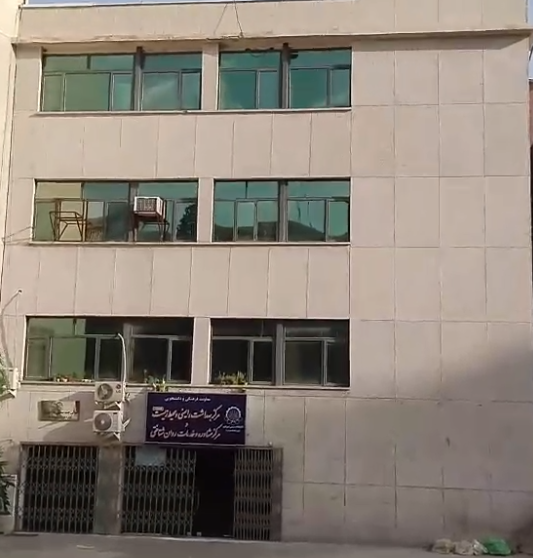
#> input picture dataset/association/raw/bld1_0.jpg, 533 x 558 px; its folder holds 4 pictures in this run
$ python create_dataset.py   (older library calls are emulated)
#> lines starting #> are read from the running program, lines starting #| are printed output that depends on the picture
### autoColorDetection.py
#!/usr/bin/env python

import numpy as np
import cv2 as cv2
import time
from matplotlib import pyplot as plt
from skimage import data, segmentation, color
from skimage.future import graph
from skimage.feature import greycomatrix, greycoprops
from skimage.exposure import rescale_intensity

class AutoColorDetector:

    def __init__(self):
        # [6 lines of commented-out code are left out]
        self.colors = np.int32( list(np.ndindex(2, 2, 2)) ) * 255


    # [93 lines left out: functions cut, segmentRAG, filterSegments, textureFeatures, shapeFeatures, colorFeatures, not called in this run]

    def detectBuildingColor(self, image, mask=None):

        assert image.dtype == np.uint8 and len(image.shape) == 3

        blur = cv2.bilateralFilter(image,21,75,75)

        area = 0
        thresh = 5
        labels = None

        labels = self.segmentRAG(blur, thresh, mask=mask)
        labels, segs, csegs, masks = self.filterSegments(image, labels, 255-mask, image.shape[0]*image.shape[1] / 600)

        tx_fts = self.textureFeatures(segs)
        # shp_fts = self.shapeFeatures(masks)
        clr_fts = self.colorFeatures(csegs, masks)

        fts = np.hstack((tx_fts, clr_fts))


        labels = self.cut(image, labels, 8)
        labels = self.cut(image, labels, 12)

        return labels, masks, fts

    # [16 lines left out: functions segmentIdx, getFts, not called in this run]

### dataset/association/create_dataset.py
#!/usr/bin/env python

import numpy as np
import skimage
import cv2 as cv2
from matplotlib import pyplot as plt
from skimage import data, segmentation, color
from skimage.future import graph
import os
import sys
import json
import pickle
sys.path.append("/home/hojat/Desktop/building_detection")
import autoColorDetection as acd


user_contour = [[]]

def resizeImg(img, hd, wd):

    w = 0
    h = 0

    if img.shape[0] > img.shape[1]:
        h = hd
        w = int(float(hd) * img.shape[1] / img.shape[0])
    else:
        w = wd
        h = int(float(wd) * img.shape[0] / img.shape[1])

    return cv2.resize(img, (w,h))

def mouse_click(event, x, y, flags, param):
    global user_contour

    if event == cv2.EVENT_LBUTTONDOWN:
        user_contour[0].append([x,y])

def defineWalls(img):
    global user_contour

    imgCopy = img.copy()
    imgCopy = resizeImg(imgCopy, 480, 640)

    cv2.namedWindow("define walls")
    cv2.setMouseCallback("define walls", mouse_click)

    mask = np.zeros((img.shape[0], img.shape[1]), dtype=np.uint8)*255

    key = ''
    while key != ord('q'):
        imgCopy1 = imgCopy.copy()
        imgCopy1 = resizeImg(imgCopy1, 480, 640)

        if key == ord('d'):
            cv2.drawContours(imgCopy, np.array(user_contour), -1, (0,0,0), thickness=-1)
            user_contour = [ [[int(cnt[0] * img.shape[1] / imgCopy.shape[1]),
                             int(cnt[1] * img.shape[0] / imgCopy.shape[0])] for cnt in user_contour[0]] ]
            cv2.drawContours(mask, np.array(user_contour), -1, 255, thickness=-1)

            user_contour = [[]]

        if len(user_contour[0]) > 0:
            cv2.drawContours(imgCopy1, np.array(user_contour), -1, (0,0,255), thickness=2)

        cv2.imshow("define walls", imgCopy1)

        key = cv2.waitKey(10)

    mask = cv2.bitwise_not(mask)
    mask[0,:] = 0
    mask[-1,:] = 0
    mask[:,0] = 0
    mask[:,-1] = 0
    # cv2.imshow("define walls", mask)
    # key = cv2.waitKey()

    cv2.destroyAllWindows()
    cv2.waitKey(1)

    return 255 - mask


manual_data_file = 'processed_manual.json'

if not os.path.isfile(manual_data_file):

    print('##### Annotating Data #####')

    images = {'blds':[]}

    bld_count = 1
    while True:
        sample_file_name = "raw/bld{:d}_0.jpg".format(bld_count)
        if os.path.isfile(sample_file_name):
            sample = cv2.imread(sample_file_name, cv2.COLOR_BGR2RGB)
#> sample is the input picture: shape (558, 533, 3); mean B, G, R 118.8, 129.1, 138.7
            sample = resizeImg(sample, 600, 800)

            mask = defineWalls(sample)
#> (key q is pressed here)
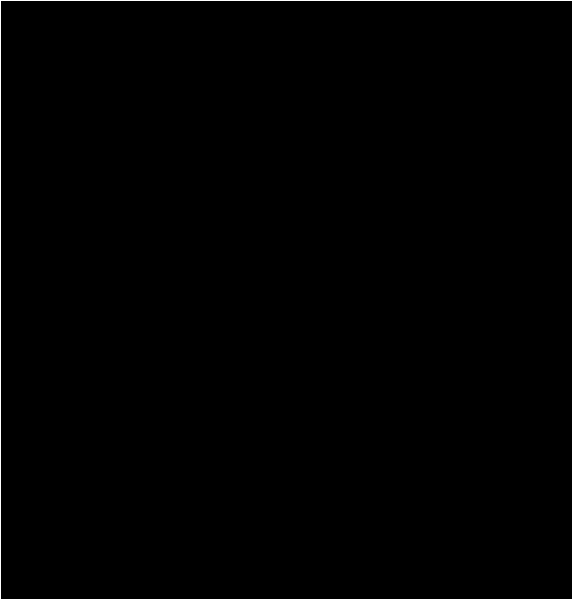
#> mask: shape (600, 573); 0.68% white in thin lines or dots

            bld = {'ref':sample.tolist(), 'ref_mask':mask.tolist(), 'observations':[]}
            images['blds'].append(bld)

            bld_count1 = 1
            while True:

                current_file_name = "raw/bld{:d}_{:d}.jpg".format(bld_count, bld_count1)
                if os.path.isfile(current_file_name):
                    current = cv2.imread(current_file_name, cv2.COLOR_BGR2RGB)
                    current = resizeImg(current, 600, 800)

                    mask = defineWalls(current)

                    obs = {'obs':current.tolist(), 'obs_mask':mask.tolist()}
                    bld['observations'].append(obs)

                else:
                    break

                bld_count1 = bld_count1 + 1
        else:
            break

        bld_count = bld_count + 1
#> pass 2 of the loop `while True:`:
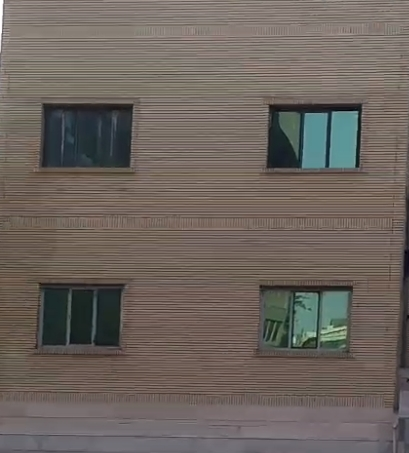
#> input picture dataset/association/raw/bld2_0.jpg, 409 x 453 px
#> sample is the input picture: shape (453, 409, 3); mean B, G, R 93.9, 99.9, 108.3
#> (key Esc is pressed here)
#> `mask = defineWalls(sample)`:
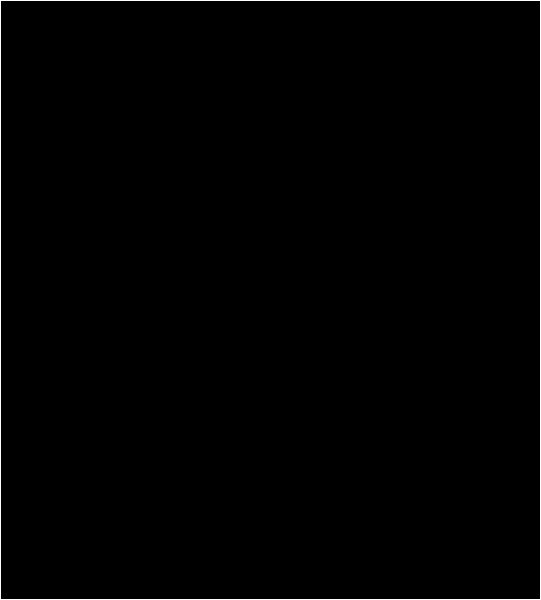
#> mask: shape (600, 541); 0.7% white in thin lines or dots
#> pass 3 of the loop `while True:`:
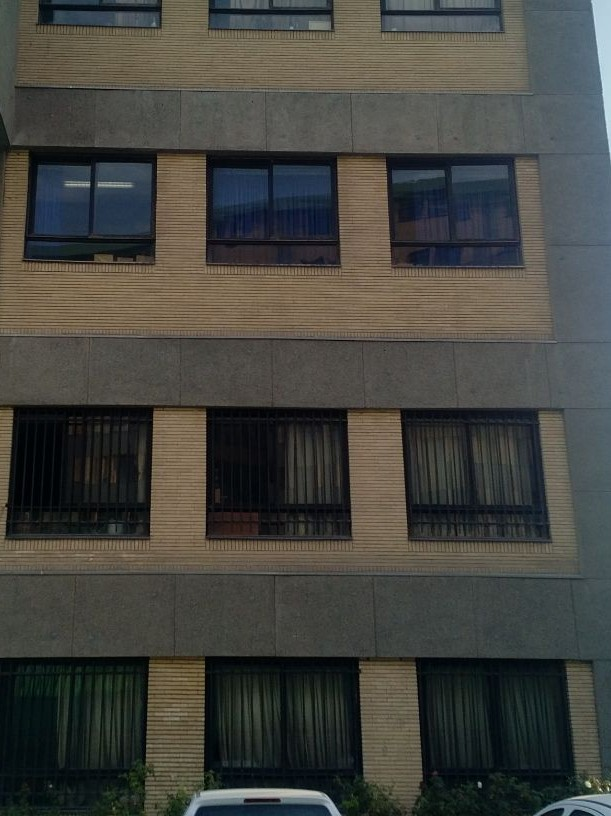
#> input picture dataset/association/raw/bld3_0.jpg, 611 x 816 px
#> sample is the input picture: shape (816, 611, 3); mean B, G, R 63.5, 68.3, 67.8
#> `mask = defineWalls(sample)`:
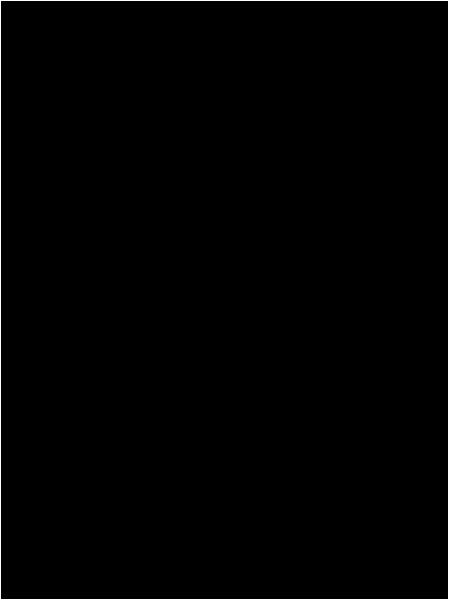
#> mask: shape (600, 449); 0.78% white in thin lines or dots
#> the loop made 5 passes; the first 3 are shown

    with open('processed_manual.json', 'w') as convert_file:
         convert_file.write(json.dumps(images))

else:

    print('##### Loading Annotated Data #####')

    with open('processed_manual.json') as json_file:
        images = json.load(json_file)

    for c_bld in range(len(images['blds'])):

        bld = images['blds'][c_bld]
        bld['ref'] = np.array(bld['ref'], dtype=np.uint8)
        bld['ref_mask'] = np.array(bld['ref_mask'], dtype=np.uint8)

        blue = np.zeros((bld['ref_mask'].shape[0], bld['ref_mask'].shape[1], 3), dtype=np.uint8)
        blue[bld['ref_mask'] == 255] = (255,0,0)
        copy = cv2.addWeighted(bld['ref'], 1, blue, 0.4, 0.0)

        cv2.imshow('review', copy)
        cv2.waitKey(200)


        for c_obs in range(len(bld['observations'])):

            obs = bld['observations'][c_obs]
            obs['obs'] = np.array(obs['obs'], dtype=np.uint8)
            obs['obs_mask'] = np.array(obs['obs_mask'], dtype=np.uint8)

            blue = np.zeros((obs['obs_mask'].shape[0], obs['obs_mask'].shape[1], 3), dtype=np.uint8)
            blue[obs['obs_mask'] == 255] = (255,0,0)
            copy = cv2.addWeighted(obs['obs'], 1, blue, 0.4, 0.0)

            cv2.imshow('review', copy)
            cv2.waitKey(200)

cv2.destroyAllWindows()

features = []

features_file = 'features.pickle'

if not os.path.isfile(features_file):

    print('##### Extracting Features #####')

    colorDetector = acd.AutoColorDetector()
    fig, ax = plt.subplots(2)

    for c_bld in range(len(images['blds'])):

        print('building number {:d}'.format(c_bld))

        bld = images['blds'][c_bld]

        sample = bld['ref'].copy()
        mask = bld['ref_mask'].copy()
#> (the run stopped early here; a loop or call above may not have finished)
